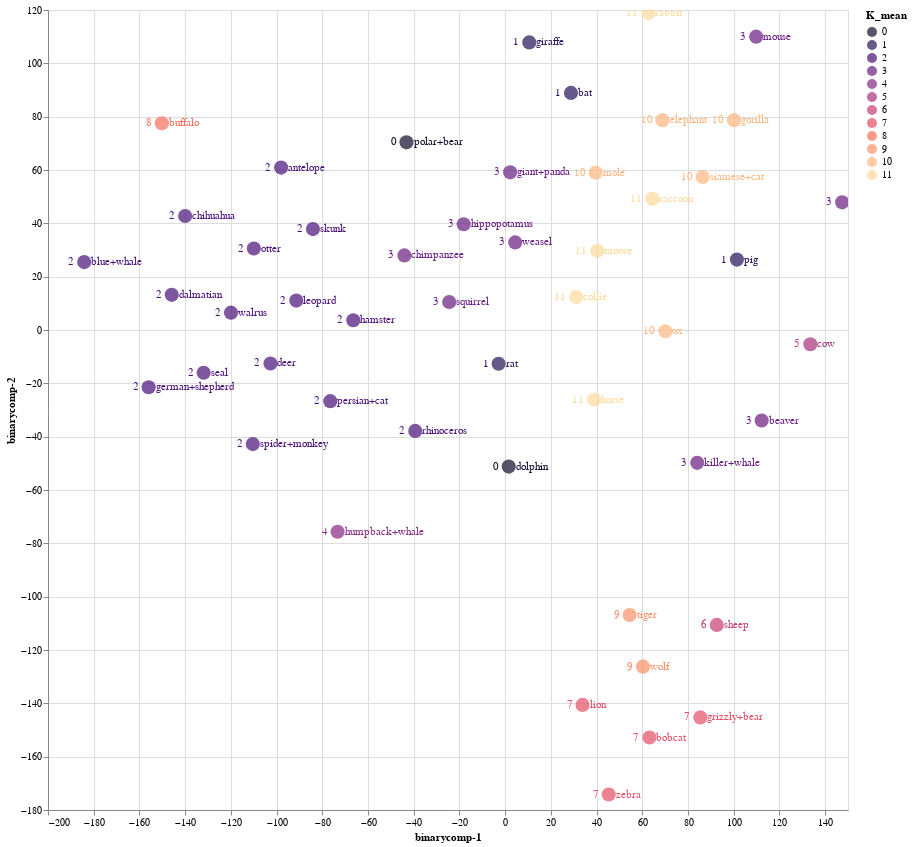

The code cell stored with this chart in its notebook:
### Code cell
source = tsne_binary_df1

points = alt.Chart(source).mark_circle(size=200).encode(
    x='binarycomp-1:Q',
    y='binarycomp-2:Q',
    color=alt.Color('K_mean:N', scale=alt.Scale(scheme='Magma'))
    ).properties(
    width=800,
    height=800
)

text1 = points.mark_text(
    align='left',
    baseline='middle',
    dx=7
).encode(
    text='classes:N'
)

text2 = points.mark_text(
    align='right',
    baseline='middle',
    dx=-10
).encode(
    text='K_mean:N'
)

points.interactive() + text1 + text2

### Figure 1 — Vega-Lite specification as saved in the notebook (floating-point values rounded to 4 significant figures)
{"config": {"view": {"continuousWidth": 400, "continuousHeight": 300}}, "layer": [{"mark": {"type": "circle", "size": 200}, "encoding": {"color": {"field": "K_mean", "scale": {"scheme": "Magma"}, "type": "nominal"}, "x": {"field": "binarycomp-1", "type": "quantitative"}, "y": {"field": "binarycomp-2", "type": "quantitative"}}, "height": 800, "selection": {"selector003": {"type": "interval", "bind": "scales", "encodings": ["x", "y"]}}, "width": 800}, {"mark": {"type": "text", "align": "left", "baseline": "middle", "dx": 7}, "encoding": {"color": {"field": "K_mean", "scale": {"scheme": "Magma"}, "type": "nominal"}, "text": {"field": "classes", "type": "nominal"}, "x": {"field": "binarycomp-1", "type": "quantitative"}, "y": {"field": "binarycomp-2", "type": "quantitative"}}, "height": 800, "width": 800}, {"mark": {"type": "text", "align": "right", "baseline": "middle", "dx": -10}, "encoding": {"color": {"field": "K_mean", "scale": {"scheme": "Magma"}, "type": "nominal"}, "text": {"field": "K_mean", "type": "nominal"}, "x": {"field": "binarycomp-1", "type": "quantitative"}, "y": {"field": "binarycomp-2", "type": "quantitative"}}, "height": 800, "width": 800}], "data": {"name": "data-5964805678c174dac556cbc31d5d3a44"}, "$schema": "https://vega.github.io/schema/vega-lite/v4.17.0.json", "datasets": {"data-5964805678c174dac556cbc31d5d3a44": [{"binarycomp-1": -98.01, "binarycomp-2": 60.91, "classes": "antelope", "order": "ARTIODACTYLA", "family": "BOVIDAE", "K_mean": 2}, {"binarycomp-1": 85.39, "binarycomp-2": -145.3, "classes": "grizzly+bear", "order": "CARNIVORA", "family": "URSIDAE", "K_mean": 7}, {"binarycomp-1": 84.03, "binarycomp-2": -49.82, "classes": "killer+whale", "order": "ARTIODACTYLA", "family": "DELPHINIDAE", "K_mean": 3}, {"binarycomp-1": 112.2, "binarycomp-2": -33.94, "classes": "beaver", "order": "RODENTIA", "family": "APLODONTIIDAE", "K_mean": 3}, {"binarycomp-1": -145.9, "binarycomp-2": 13.18, "classes": "dalmatian", "order": "CARNIVORA", "family": "CANIDAE", "K_mean": 2}, {"binarycomp-1": -76.5, "binarycomp-2": -26.68, "classes": "persian+cat", "order": "CARNIVORA", "family": "FELIDAE", "K_mean": 2}, {"binarycomp-1": 38.97, "binarycomp-2": -26.08, "classes": "horse", "order": "PERISSODACTYLA", "family": "EQUIDAE", "K_mean": 11}, {"binarycomp-1": -156.0, "binarycomp-2": -21.47, "classes": "german+shepherd", "order": "CARNIVORA", "family": "CANIDAE", "K_mean": 2}, {"binarycomp-1": -184.2, "binarycomp-2": 25.46, "classes": "blue+whale", "order": "ARTIODACTYLA", "family": "BALAENOPTERIDAE", "K_mean": 2}, {"binarycomp-1": 86.42, "binarycomp-2": 57.37, "classes": "siamese+cat", "order": "CARNIVORA", "family": "FELIDAE", "K_mean": 10}, {"binarycomp-1": -84.09, "binarycomp-2": 37.85, "classes": "skunk", "order": "CARNIVORA", "family": "MEPHITIDAE", "K_mean": 2}, {"binarycomp-1": 39.6, "binarycomp-2": 59.01, "classes": "mole", "order": "EULIPOTYPHLA", "family": "TALPIDAE", "K_mean": 10}, {"binarycomp-1": 54.47, "binarycomp-2": -106.9, "classes": "tiger", "order": "CARNIVORA", "family": "FELIDAE", "K_mean": 9}, {"binarycomp-1": -18.15, "binarycomp-2": 39.67, "classes": "hippopotamus", "order": "ARTIODACTYLA", "family": "HIPPOPOTAMIDAE", "K_mean": 3}, {"binarycomp-1": -91.37, "binarycomp-2": 11.02, "classes": "leopard", "order": "CARNIVORA", "family": "FELIDAE", "K_mean": 2}, {"binarycomp-1": 40.28, "binarycomp-2": 29.74, "classes": "moose", "order": "ARTIODACTYLA", "family": "CERVIDAE", "K_mean": 11}, {"binarycomp-1": -110.4, "binarycomp-2": -42.78, "classes": "spider+monkey", "order": "PRIMATES", "family": "ATELIDAE", "K_mean": 2}, {"binarycomp-1": -73.31, "binarycomp-2": -75.64, "classes": "humpback+whale", "order": "ARTIODACTYLA", "family": "BALAENOPTERIDAE", "K_mean": 4}, {"binarycomp-1": 68.85, "binarycomp-2": 78.68, "classes": "elephant", "order": "PROBOSCIDEA", "family": "ELEPHANTIDAE", "K_mean": 10}, {"binarycomp-1": 100.1, "binarycomp-2": 78.68, "classes": "gorilla", "order": "PRIMATES", "family": "HOMINIDAE", "K_mean": 10}, {"binarycomp-1": 70.11, "binarycomp-2": -0.4739, "classes": "ox", "order": "ARTIODACTYLA", "family": "BOVIDAE", "K_mean": 10}, {"binarycomp-1": 147.5, "binarycomp-2": 47.86, "classes": "fox", "order": "CARNIVORA", "family": "CANIDAE", "K_mean": 3}, {"binarycomp-1": 92.58, "binarycomp-2": -110.6, "classes": "sheep", "order": "ARTIODACTYLA", "family": "BOVIDAE", "K_mean": 6}, {"binarycomp-1": -131.9, "binarycomp-2": -16.03, "classes": "seal", "order": "CARNIVORA", "family": "PHOCIDAE", "K_mean": 2}, {"binarycomp-1": -44.09, "binarycomp-2": 27.96, "classes": "chimpanzee", "order": "PRIMATES", "family": "HOMINIDAE", "K_mean": 3}, {"binarycomp-1": -66.44, "binarycomp-2": 3.676, "classes": "hamster", "order": "RODENTIA", "family": "CRICETIDAE", "K_mean": 2}, {"binarycomp-1": -24.49, "binarycomp-2": 10.51, "classes": "squirrel", "order": "RODENTIA", "family": "SCIURIDAE", "K_mean": 3}, {"binarycomp-1": -39.33, "binarycomp-2": -37.83, "classes": "rhinoceros", "order": "PERISSODACTYLA", "family": "RHINOCEROTIDAE", "K_mean": 2}, {"binarycomp-1": 62.7, "binarycomp-2": 118.8, "classes": "rabbit", "order": "LAGOMORPHA", "family": "LEPORIDAE", "K_mean": 11}, {"binarycomp-1": 28.8, "binarycomp-2": 88.91, "classes": "bat", "order": "CHIROPTERA", "family": "PHYLLOSTOMIDAE", "K_mean": 1}, {"binarycomp-1": 10.56, "binarycomp-2": 107.8, "classes": "giraffe", "order": "ARTIODACTYLA", "family": "GIRAFFIDAE", "K_mean": 1}, {"binarycomp-1": 60.28, "binarycomp-2": -126.2, "classes": "wolf", "order": "CARNIVORA", "family": "CANIDAE", "K_mean": 9}, {"binarycomp-1": -140.0, "binarycomp-2": 42.76, "classes": "chihuahua", "order": "CARNIVORA", "family": "CANIDAE", "K_mean": 2}, {"binarycomp-1": -2.861, "binarycomp-2": -12.67, "classes": "rat", "order": "RODENTIA", "family": "CRICETIDAE", "K_mean": 1}, {"binarycomp-1": 4.414, "binarycomp-2": 32.83, "classes": "weasel", "order": "CARNIVORA", "family": "MUSTELIDAE", "K_mean": 3}, {"binarycomp-1": -109.9, "binarycomp-2": 30.54, "classes": "otter", "order": "CARNIVORA", "family": "MUSTELIDAE", "K_mean": 2}, {"binarycomp-1": -150.2, "binarycomp-2": 77.54, "classes": "buffalo", "order": "ARTIODACTYLA", "family": "BOVIDAE", "K_mean": 8}, {"binarycomp-1": 45.33, "binarycomp-2": -174.2, "classes": "zebra", "order": "PERISSODACTYLA", "family": "EQUIDAE", "K_mean": 7}, {"binarycomp-1": 2.197, "binarycomp-2": 59.11, "classes": "giant+panda", "order": "CARNIVORA", "family": "URSIDAE", "K_mean": 3}, {"binarycomp-1": -102.7, "binarycomp-2": -12.56, "classes": "deer", "order": "ARTIODACTYLA", "family": "CERVIDAE", "K_mean": 2}, {"binarycomp-1": 63.15, "binarycomp-2": -152.8, "classes": "bobcat", "order": "CARNIVORA", "family": "FELIDAE", "K_mean": 7}, {"binarycomp-1": 101.4, "binarycomp-2": 26.42, "classes": "pig", "order": "ARTIODACTYLA", "family": "SUIDAE", "K_mean": 1}, {"binarycomp-1": 33.87, "binarycomp-2": -140.6, "classes": "lion", "order": "CARNIVORA", "family": "FELIDAE", "K_mean": 7}, {"binarycomp-1": 109.8, "binarycomp-2": 110.0, "classes": "mouse", "order": "RODENTIA", "family": "CRICETIDAE", "K_mean": 3}, {"binarycomp-1": -43.15, "binarycomp-2": 70.37, "classes": "polar+bear", "order": "CARNIVORA", "family": "URSIDAE", "K_mean": 0}, {"binarycomp-1": 31.12, "binarycomp-2": 12.37, "classes": "collie", "order": "CARNIVORA", "family": "CANIDAE", "K_mean": 11}, {"binarycomp-1": -119.9, "binarycomp-2": 6.498, "classes": "walrus", "order": "CARNIVORA", "family": "ODOBENIDAE", "K_mean": 2}, {"binarycomp-1": 64.44, "binarycomp-2": 49.23, "classes": "raccoon", "order": "CARNIVORA", "family": "PROCYONIDAE", "K_mean": 11}, {"binarycomp-1": 133.5, "binarycomp-2": -5.33, "classes": "cow", "order": "ARTIODACTYLA", "family": "BOVIDAE", "K_mean": 5}, {"binarycomp-1": 1.574, "binarycomp-2": -51.21, "classes": "dolphin", "order": "ARTIODACTYLA", "family": "DELPHINIDAE", "K_mean": 0}]}}
